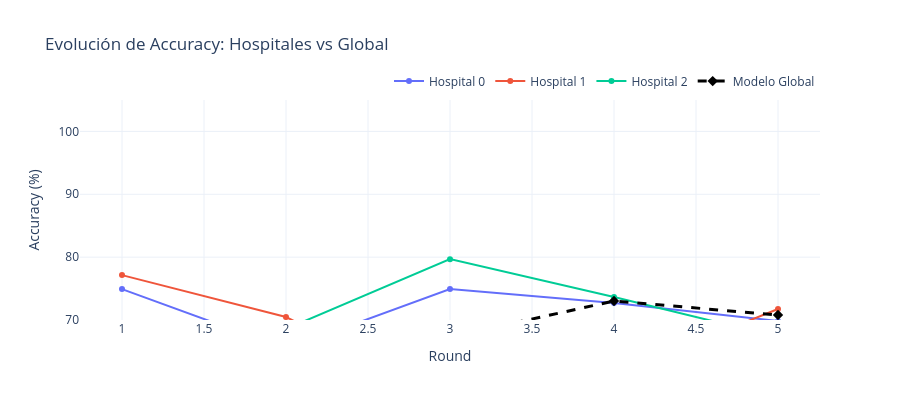

Notebook source saved alongside this figure:
### Markdown cell above
## 📊 10. Evolución del Modelo Global

Mostramos cómo evoluciona el modelo global comparado con los modelos locales de cada hospital.

### Code cell
if history:
    # Crear gráfica de evolución
    plot_json = create_hospital_evolution_plot(history)
    
    if plot_json:
        import plotly.io as pio
        fig = pio.from_json(plot_json)
        fig.show()
    else:
        print("⚠️ No se pudo generar la gráfica de evolución")

### Figure 1 — Plotly figure (JSON) as saved in the notebook; plotly's stock layout.template omitted (floating-point values rounded to 4 significant figures)
{"data": [{"line": {"width": 2}, "marker": {"size": 6}, "mode": "lines+markers", "name": "Hospital 0", "type": "scatter", "x": [1, 2, 3, 4, 5], "y": [74.92, 65.4, 74.92, 72.7, 69.84]}, {"line": {"width": 2}, "marker": {"size": 6}, "mode": "lines+markers", "name": "Hospital 1", "type": "scatter", "x": [1, 2, 3, 4, 5], "y": [77.14, 70.48, 57.46, 61.27, 71.75]}, {"line": {"width": 2}, "marker": {"size": 6}, "mode": "lines+markers", "name": "Hospital 2", "type": "scatter", "x": [1, 2, 3, 4, 5], "y": [61.27, 68.57, 79.68, 73.65, 67.3]}, {"line": {"color": "black", "dash": "dash", "width": 3}, "marker": {"size": 8, "symbol": "diamond"}, "mode": "lines+markers", "name": "Modelo Global", "type": "scatter", "x": [1, 2, 3, 4, 5], "y": [35.56, 40.32, 67.3, 73.02, 70.79]}], "layout": {"height": 400, "hovermode": "x unified", "legend": {"orientation": "h", "x": 1, "xanchor": "right", "y": 1.02, "yanchor": "bottom"}, "title": {"text": "Evolución de Accuracy: Hospitales vs Global"}, "xaxis": {"title": {"text": "Round"}}, "yaxis": {"range": [70, 105], "title": {"text": "Accuracy (%)"}}}}
